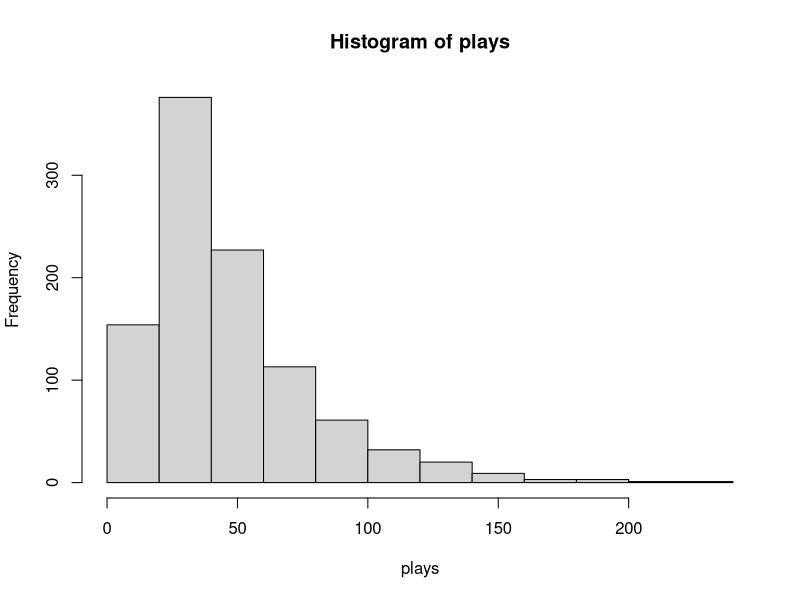
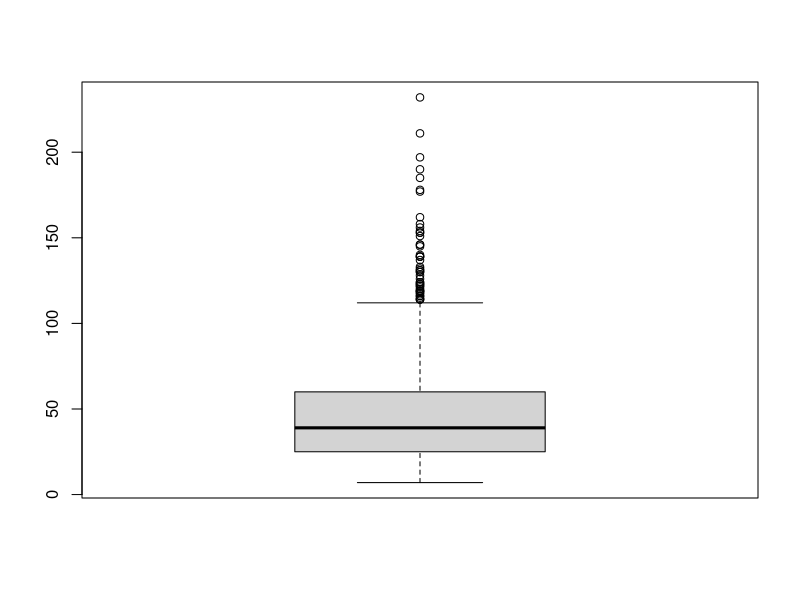

These charts were generated, in order, by the following R code:
## ---- chunk 1
knitr::opts_chunk$set(echo = TRUE)
## ---- chunk 2
roll.die <- function(){
  return(sample(size=1,1:6))
}
## ---- chunk 3
initialize.board <- function(dim, n.ladders, n.snakes){
  set.seed(47)
  
  spaces <- dim^2
  
  occupied <- c()
  
  ladder.starts <- sample(size=10,1:(spaces-dim),replace=FALSE)
  occupied <- c(occupied,ladder.starts)
  
  ladder.ends <- c()
  for(i in 1:n.ladders){
    le <- ceiling(ladder.starts[i]/dim)*dim # ensures ladder ends at least one row above
    m <- min(40,spaces-1-le)
    end <- le+sample(size=1,1:m)
    while(end %in% occupied){
      end <- le+sample(size=1,1:m)
    } 
    occupied <- c(occupied, end)
    ladder.ends <- c(ladder.ends,end)
  }
  
  snakes.starts <- c()
  for(i in 1:n.snakes){
    ss <- sample(size=1,(dim+1):(spaces-1),replace=FALSE)
    while(ss %in% occupied){
      ss <- sample(size=1,11:99,replace=FALSE)
    }
    occupied <- c(occupied, ss)
    snakes.starts <- c(snakes.starts,ss)
  }
  
  snakes.ends <- c()
  for(i in 1:n.snakes){
    se <- floor(snakes.starts[i]/dim)*dim # ensures snake ends at least one row below
    m <- min(40,se)
    end <- se-sample(size=1,0:m)
    while(end %in% occupied){
      end <- se-sample(size=1,0:m)
    }
    occupied <- c(occupied, end)
    snakes.ends <- c(snakes.ends,end)
  }
  
  ladders <- data.frame(ladder.starts,ladder.ends)
  snakes <- data.frame(snakes.starts,snakes.ends)
  
  return(list(dim=dim,ladders=ladders,snakes=snakes))
  
}
## ---- chunk 4
play.turn <- function(state,board){
  
  ladders <- board$ladders
  snakes <- board$snakes
  
  state <- state + roll.die()
    
  if(state %in% ladders[,1]){
    state <- ladders[which(ladders[,1] == state),2]
  }
  else if(state %in% snakes[,1]){
    state <- snakes[which(snakes[,1] == state),2]
  }
  
  return(state)
  
}
## ---- chunk 5
# default to play from beginning
play <- function(board,state=0){
  turns <- 0
  
  while(state < (board$dim)^2){
    
    state <- play.turn(state,board)
    turns <- turns+1
    
  }
  
  return(turns)
}
## ---- chunk 6
board <- initialize.board(10,10,10)

plays <- c()
for(i in 1:1000){
  plays <- c(plays,play(board))
}
## ---- chunk 7
hist(plays)
boxplot(plays)
